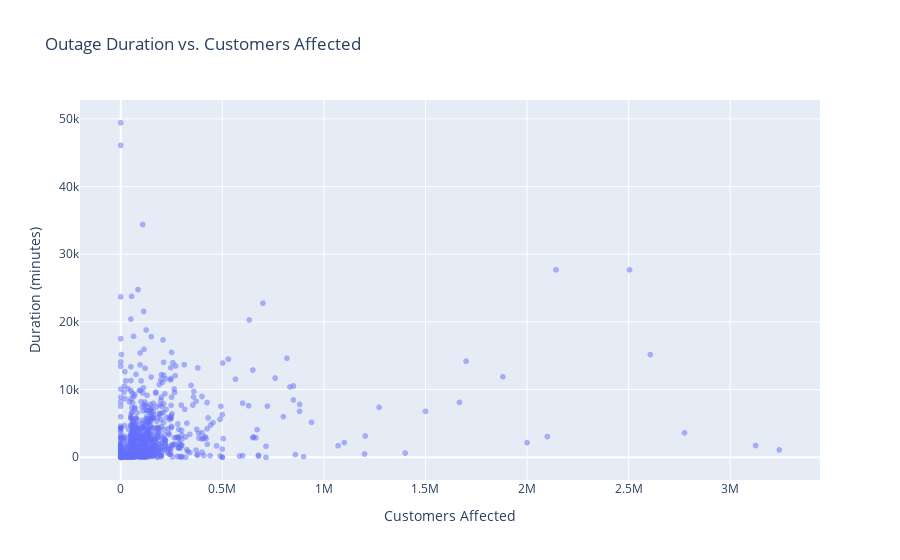

Here is the notebook cell this chart was saved with:
### Markdown cell above
### Bivariate Analysis

#### Outage duration by cause category

This scatterplot shows the relationship between outage duration (in minutes) and the number of customers affected. Most outage events affect a small number of people and are relatively short; however, when the number of affected households is very large, the variation in outage duration becomes greater, with some events lasting a very long time. Overall, there is no clear linear relationship, but large outage events tend to be accompanied by longer or more erratic outage durations.

### Code cell
biv2 = outages.dropna(subset=["OUTAGE.DURATION", "CUSTOMERS.AFFECTED"])

fig = px.scatter(
    biv2,
    x="CUSTOMERS.AFFECTED",
    y="OUTAGE.DURATION",
    title="Outage Duration vs. Customers Affected",
    labels={"CUSTOMERS.AFFECTED": "Customers Affected", "OUTAGE.DURATION": "Duration (minutes)"},
    opacity=0.5
)
fig.show()

### Figure 1 — Plotly figure (JSON) as saved in the notebook; plotly's stock layout.template omitted (floating-point values rounded to 4 significant figures; data arrays with more than 128 entries replaced by an {"elided": "..."} marker saying what was removed)
{"data": [{"hovertemplate": "Customers Affected=%{x}<br>Duration (minutes)=%{y}<extra></extra>", "legendgroup": "", "marker": {"color": "#636efa", "opacity": 0.5, "symbol": "circle"}, "mode": "markers", "name": "", "showlegend": false, "type": "scattergl", "x": {"elided": "1056 int values"}, "xaxis": "x", "y": {"elided": "1056 int values"}, "yaxis": "y"}], "layout": {"legend": {"tracegroupgap": 0}, "title": {"text": "Outage Duration vs. Customers Affected"}, "xaxis": {"anchor": "y", "domain": [0, 1], "title": {"text": "Customers Affected"}}, "yaxis": {"anchor": "x", "domain": [0, 1], "title": {"text": "Duration (minutes)"}}}}
